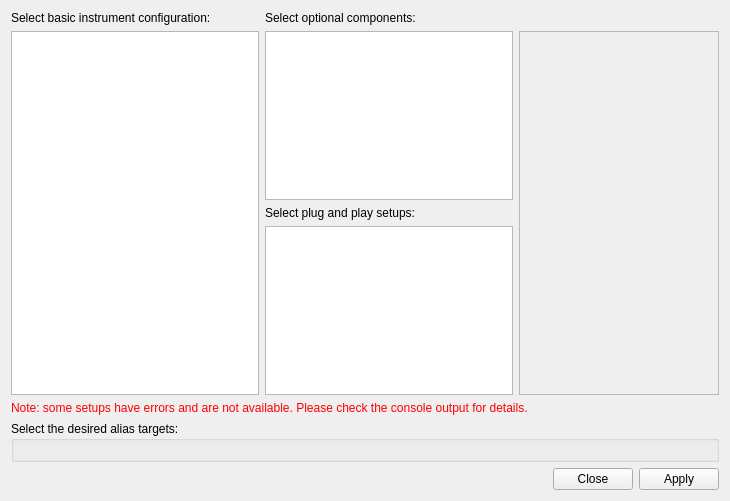
<?xml version="1.0" encoding="UTF-8"?>
<ui version="4.0">
 <class>Form</class>
 <widget class="QWidget" name="Form">
  <property name="geometry">
   <rect>
    <x>0</x>
    <y>0</y>
    <width>730</width>
    <height>501</height>
   </rect>
  </property>
  <property name="windowTitle">
   <string>Form</string>
  </property>
  <layout class="QVBoxLayout" name="verticalLayout">
   <item>
    <layout class="QGridLayout" name="gridLayout_4">
     <item row="1" column="0" rowspan="3">
      <widget class="QListWidget" name="basicSetup">
       <property name="minimumSize">
        <size>
         <width>180</width>
         <height>350</height>
        </size>
       </property>
      </widget>
     </item>
     <item row="1" column="1">
      <widget class="QListWidget" name="optSetups">
       <property name="minimumSize">
        <size>
         <width>180</width>
         <height>0</height>
        </size>
       </property>
      </widget>
     </item>
     <item row="2" column="1">
      <widget class="QLabel" name="label_pnp">
       <property name="text">
        <string>Select plug and play setups:     </string>
       </property>
      </widget>
     </item>
     <item row="3" column="1">
      <widget class="QListWidget" name="pnpSetups">
       <property name="minimumSize">
        <size>
         <width>180</width>
         <height>0</height>
        </size>
       </property>
      </widget>
     </item>
     <item row="0" column="0">
      <widget class="QLabel" name="label">
       <property name="text">
        <string>Select basic instrument configuration:     </string>
       </property>
      </widget>
     </item>
     <item row="0" column="1">
      <widget class="QLabel" name="label_2">
       <property name="text">
        <string>Select optional components:</string>
       </property>
      </widget>
     </item>
     <item row="1" column="2" rowspan="3">
      <widget class="QLabel" name="setupDescription">
       <property name="minimumSize">
        <size>
         <width>200</width>
         <height>0</height>
        </size>
       </property>
       <property name="frameShape">
        <enum>QFrame::StyledPanel</enum>
       </property>
       <property name="frameShadow">
        <enum>QFrame::Raised</enum>
       </property>
       <property name="alignment">
        <set>Qt::AlignLeading|Qt::AlignLeft|Qt::AlignTop</set>
       </property>
       <property name="wordWrap">
        <bool>true</bool>
       </property>
      </widget>
     </item>
    </layout>
   </item>
   <item>
    <widget class="QLabel" name="errorLabel">
     <property name="palette">
      <palette>
       <active>
        <colorrole role="WindowText">
         <brush brushstyle="SolidPattern">
          <color alpha="255">
           <red>255</red>
           <green>0</green>
           <blue>0</blue>
          </color>
         </brush>
        </colorrole>
       </active>
       <inactive>
        <colorrole role="WindowText">
         <brush brushstyle="SolidPattern">
          <color alpha="255">
           <red>255</red>
           <green>0</green>
           <blue>0</blue>
          </color>
         </brush>
        </colorrole>
       </inactive>
       <disabled>
        <colorrole role="WindowText">
         <brush brushstyle="SolidPattern">
          <color alpha="255">
           <red>165</red>
           <green>167</green>
           <blue>169</blue>
          </color>
         </brush>
        </colorrole>
       </disabled>
      </palette>
     </property>
     <property name="text">
      <string>Note: some setups have errors and are not available. Please check the console output for details.</string>
     </property>
    </widget>
   </item>
   <item>
    <widget class="QGroupBox" name="aliasGroup">
     <property name="title">
      <string>Select the desired alias targets:</string>
     </property>
     <layout class="QVBoxLayout" name="verticalLayout_2"/>
    </widget>
   </item>
   <item>
    <widget class="QDialogButtonBox" name="buttonBox">
     <property name="standardButtons">
      <set>QDialogButtonBox::Apply|QDialogButtonBox::Close</set>
     </property>
    </widget>
   </item>
  </layout>
 </widget>
 <resources/>
 <connections/>
</ui>
